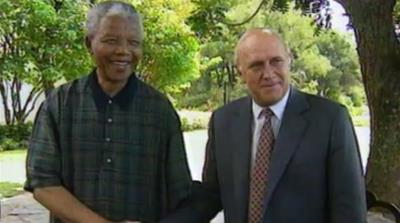
#> input picture test.jpg, 400 x 223 px
$ python -i face.py   (imports and definitions only)
#> lines starting #> are read from the running program, lines starting #| are printed output that depends on the picture
#> further down, picture is the input picture: shape (223, 400, 3); mean B, G, R 65.8, 89.9, 84.8
import matplotlib.pyplot as plt
import numpy as np
import cv2

frontFace_xml_path = 'haarcascade_frontalface_default.xml'
sideFace_xml_path = 'haarcascade_profileface.xml'

frontFace_cascade = cv2.CascadeClassifier(frontFace_xml_path)
sideFace_cascade = cv2.CascadeClassifier(sideFace_xml_path)

target_size = (128, 128)

def convertToRGB(img):
    return cv2.cvtColor(img, cv2.COLOR_BGR2RGB)

def faceRetriever(img):
    gray = cv2.cvtColor(img, cv2.COLOR_BGR2GRAY)
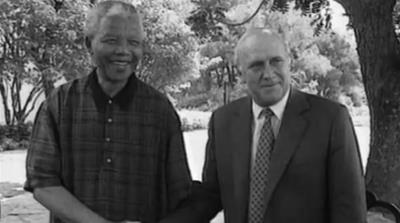
#> gray: shape (223, 400); min 1, max 254, mean 85.6
    plt.imshow(gray, cmap='gray')

    result = []

    faces = frontFace_cascade.detectMultiScale(gray, scaleFactor=1.1, minNeighbors=5, minSize=(80,80))
#> faces = ()
    for (x,y,w,h) in faces:
        crop_img = cv2.resize(img[y:y+h, x:x+w], target_size)
        result.append((crop_img, (x,y,w,h)))
#> this loop made 0 passes
#> after the loop, result = []

    faces = sideFace_cascade.detectMultiScale(gray, scaleFactor=1.1, minNeighbors=5, minSize=(80,80))
    for (x,y,w,h) in faces:
        crop_img = cv2.resize(img[y:y+h, x:x+w], target_size)
        result.append((crop_img, (x,y,w,h)))

    return result

>>> import cv2
>>> picture = cv2.imread('test.jpg')
>>> result = faceRetriever(picture)
#> result = []
